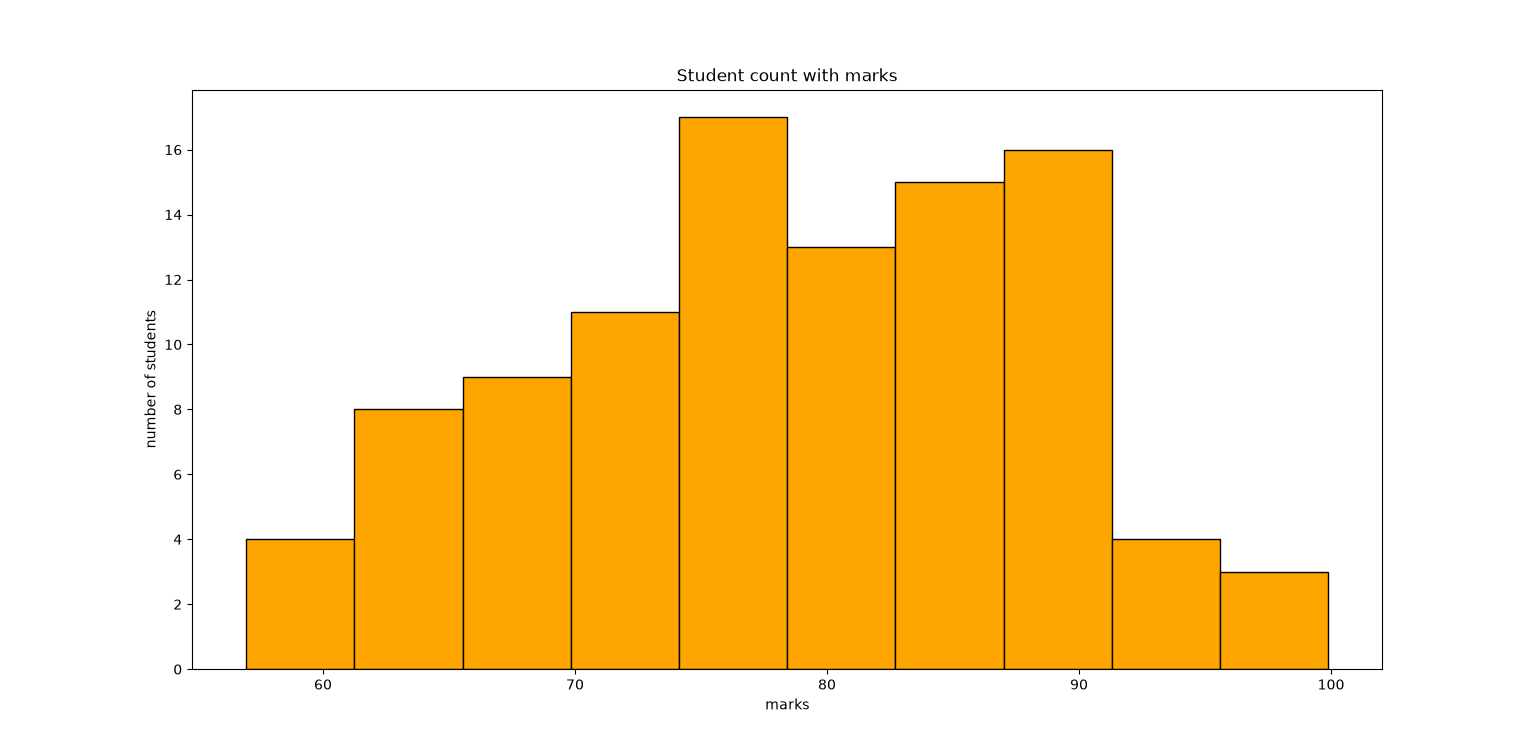

Source code (Python):
import matplotlib.pyplot as plt
import numpy as np


score = np.random.normal(loc=80, scale=10, size=100)
#loc -> location =80 (most of the number around 80, 80 can be median)
#scale -> standard deviation
#size -> total data size

plt.hist(score, bins=10, color="orange", edgecolor="black") #bines-> total partisions
plt.title("Student count with marks")
plt.xlabel("marks")
plt.ylabel("number of students")
print(len(score))
plt.show()
